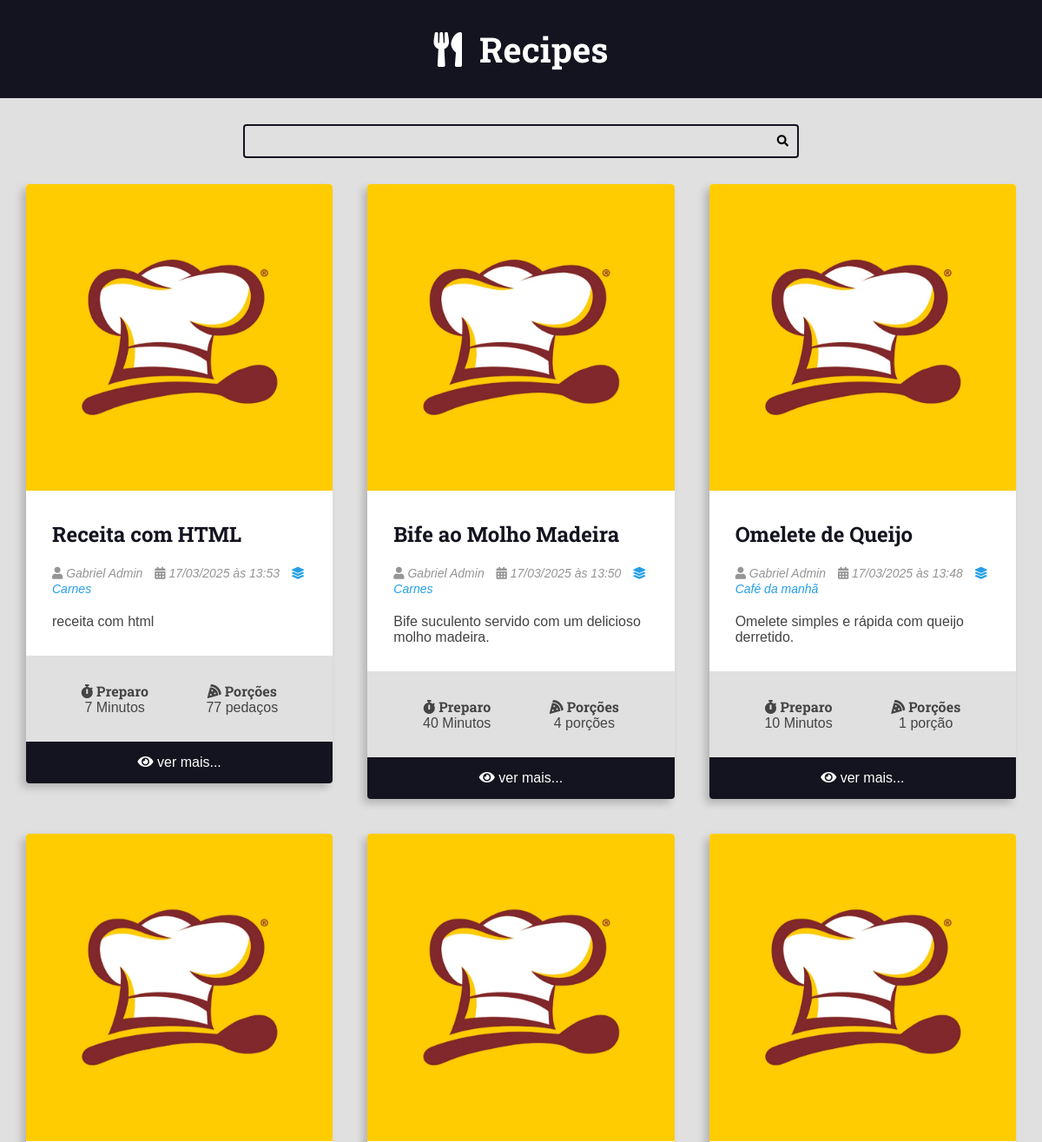
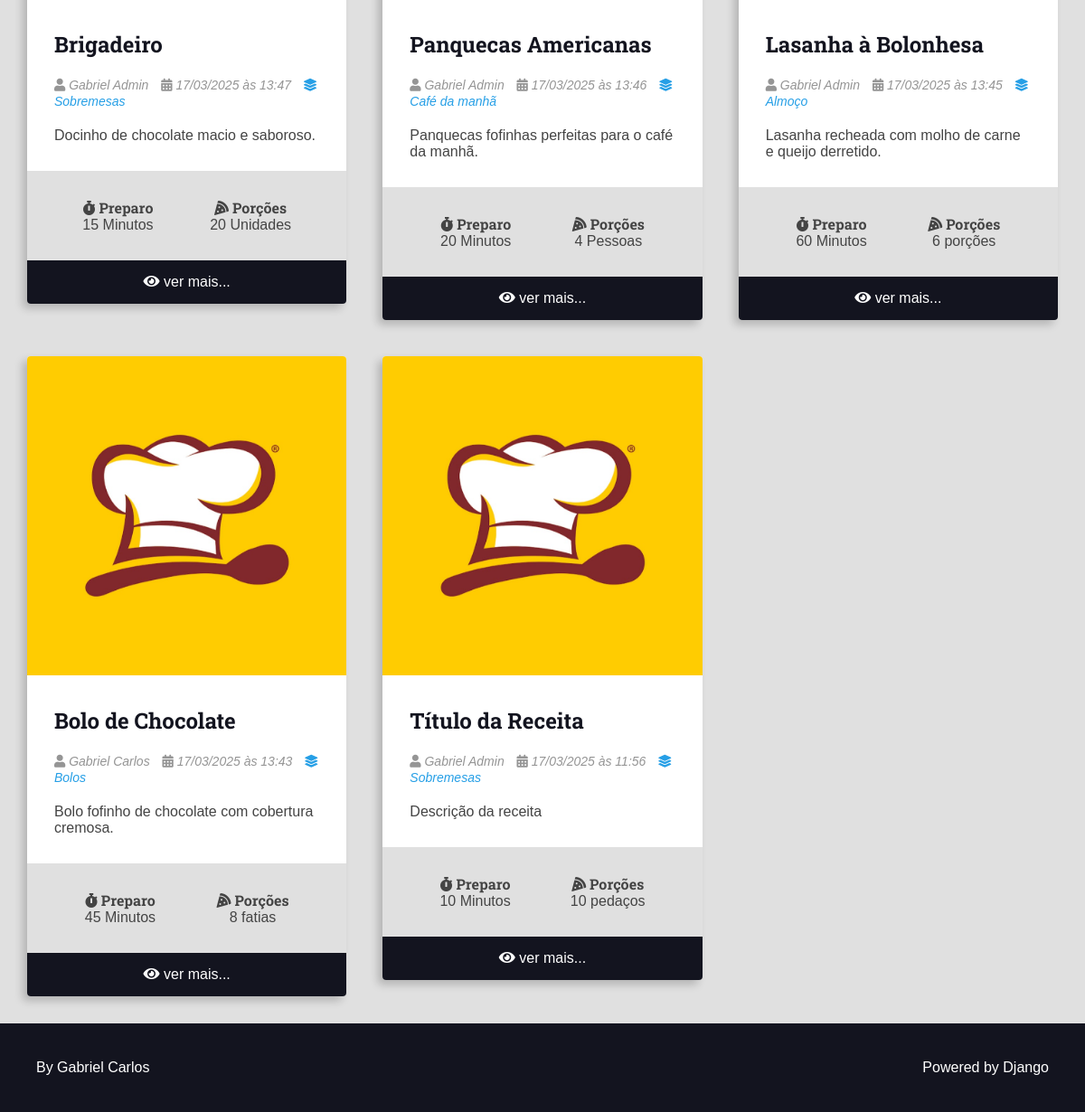
The page / on the database its author committed (2 pictures, top to bottom).
### recipes/models.py (models this page shows, shortened)
class Recipe(models.Model):
  title = models.CharField(max_length=65)
  description = models.CharField(max_length=165)
  slug = models.SlugField()
  preparation_time = models.IntegerField()
  preparation_time_unit = models.CharField(max_length=65)
  servings = models.IntegerField()
  servings_unit = models.CharField(max_length=65)
  preparation_steps = models.TextField()
  preparation_steps_is_html = models.BooleanField(default=False)
  created_at = models.DateTimeField(auto_now_add=True)
  updated_at = models.DateTimeField(auto_now=True)
  is_published = models.BooleanField(default=False)
  cover = models.ImageField(upload_to='recipes/covers/%Y/%m/%d/')
  category = models.ForeignKey(Category, on_delete=models.SET_NULL, null=True, blank=True, default=None)
  author = models.ForeignKey(User, on_delete=models.SET_NULL, null=True)

class Category(models.Model):
  name = models.CharField(max_length=65)

### recipes/views.py (the view)
# urls.py: 2. Add a URL to urlpatterns:  path('', views.home, name='home')
def home(request):
    recipes = Recipe.objects.filter(is_published=True).order_by('-id')
    return render(request, 'recipes/pages/home.html', context={
        'recipes': recipes
    })

### recipes/templates/recipes/pages/home.html (shortened to what this page needs)
{% extends 'global/base.html' %}
{% block content %}
<div class="main-content main-content-list container">
    {% for recipe in recipes %}
        {% include 'recipes/partials/recipe.html' %}
        {%empty%}
        <h1 class="text-center m-y">Não há receitas publicadas.</h1>
    {% endfor %}
</div>
{% endblock content %}

### recipes/templates/recipes/partials/recipe.html (shortened to what this page needs)
{% load static %}
<div class="recipe recipe-list-item">
  <div class="recipe-cover">
    <a href="{% url 'recipes:recipe' recipe.id %}">
      {% if recipe.cover %}
        <img src="{{recipe.cover.url}}" onerror="this.onerror=null;this.src='{% static 'image/receita.jpg' %}'" alt="Foto da receita">
      {% endif %}
    </a>
  </div>
  <div class="recipe-title-container">
    <a href="{% url 'recipes:recipe' recipe.id %}">
      <h2 class="recipe-title">{{ recipe.title}}</h2>
    </a>
  </div>
  <div class="recipe-author">
    <span class="recipe-author-item">
      <i class="fas fa-user"></i>
        {% if recipe.author %}
          {{recipe.author.first_name}} {{recipe.author.last_name}}
        {% else %}
          Sistema
        {% endif %}
    </span>
    <span class="recipe-author-item">
      <i class="fas fa-calendar-alt"></i>
      {{recipe.created_at|date:"d/m/Y"}} às {{recipe.created_at|date:"H:i"}}
    </span>
    {% if recipe.category is not None %}
      <span class="recipe-author-item">
        <a href="{% url 'recipes:category' recipe.category.id %}">
          <i class="fas fa-layer-group"></i>
          <span>{{recipe.category.name}}</span>
        </a>
      </span>
    {% endif %}
  </div>
  <div class="recipe-content">
    <p>
     {{recipe.description}}
    </p>
  </div>
  <div class="recipe-meta-container">
    <div class="recipe-meta recipe-preparation">
      <h3 class="recipe-meta-title"><i class="fas fa-stopwatch"></i> Preparo</h3>
      <div class="recipe-meta-text">
        {{recipe.preparation_time}} {{recipe.preparation_time_unit}}
      </div>
    </div>
    <div class="recipe-meta recipe-servings">
      <h3 class="recipe-meta-title"><i class="fas fa-pizza-slice"></i> Porções</h3>
      <div class="recipe-meta-text">
        {{recipe.servings}} {{recipe.servings_unit}}
      </div>
    </div>
  </div>
  {% if is_detail_page is not True %}
    <footer class="recipe-footer">
      <a class="recipe-read-more button button-dark button-full-width" href="{% url 'recipes:recipe' recipe.id %}">
        <i class="fas fa-eye"></i>
        <span>ver mais...</span>
      </a>
    </footer>
  {% endif %}
</div>

### recipes/static/recipes/css/styles.css (style rules this page uses)
:root { --color-primary: #269fe6; --color-primary-hover: #2086c2; --color-primary-dark: #13141f; --color-primary-dark-hover: #212336; --color-primary-light: #d4ecfa; --color-primary-light-hover: #bdd8e7; --color-white: #fff; --color-black: #000; --color-dark-text: #444; --color-info-light: #cce5ff; --color-debug-light: #cce5ff; --color-success-light: #d4edda; --color-alert-light: #fff3cd; --color-warning-light: #fff3cd; --color-error-light: #f8d7da; --color-info-dark: #4d86c4; --color-debug-dark: #4d86c4; --color-success-dark: #4a9c5d; --color-alert-dark: #927f40; --color-warning-dark: #927f40; --color-error-dark: #da525d; --color-gray-0: #f9f9f9; --color-gray-1: #e0e0e0; --color-gray-2: #c7c7c7; --color-gray-3: #aeaeae; --color-gray-4: #959595; --color-gray-5: #7d7d7d; --color-gray-6: #646464; --color-gray-7: #4b4b4b; --color-gray-8: #323232; --color-gray-9: #191919; --font-primary: sans-serif; --font-headings: 'Roboto Slab', serif; --spacing-gutter-medium: 3rem; --spacing-gutter-large: 4rem; }
* { padding: 0; margin: 0; box-sizing: border-box; }
html { font-size: 62.5%; }
body { font-size: 1.6rem; font-family: var(--font-primary); background: var(--color-gray-1); color: var(--color-dark-text); }
h1, h2, h3, h4, h5, h6 { font-family: var(--font-headings); }
.container { max-width: 144rem; margin: 0 auto; padding: var(--spacing-gutter-medium); }
.main-content { padding-top: 0; }
.main-content-list { display: grid; grid-template-columns: repeat(auto-fit, minmax(340px, 1fr)); gap: var(--spacing-gutter-large); }
.recipe { background: var(--color-white); box-shadow: -5px 5px 10px rgba(0, 0, 0, 0.2); transform: scale(1); transition: all 300ms ease-in-out; border-radius: 0.4rem; overflow: hidden; }
.recipe img { max-width: 100%; }
.recipe-list-item { max-width: 64rem; height: fit-content; }
.recipe-author { padding: 0 var(--spacing-gutter-medium); }
.recipe-content { padding: var(--spacing-gutter-medium); padding-top: 2rem; }
.recipe-author-item { color: var(--color-gray-4); margin-right: 1rem; font-style: italic; font-size: 1.4rem; }
.recipe-author a { color: var(--color-primary); transition: all 300ms ease-in-out; text-decoration: none; }
.recipe-meta-container { display: flex; flex-flow: row wrap; padding: var(--spacing-gutter-medium); background: var(--color-gray-1); }
.recipe-meta { display: flex; flex-flow: column nowrap; flex-shrink: 1; flex-grow: 1; text-align: center; }
.recipe-meta-title { font-size: 1.6rem; }
.recipe-footer a { background: var(--color-primary-dark); display: block; color: var(--color-white); text-decoration: none; text-align: center; padding: 1.5rem var(--spacing-gutter-medium); transition: all 300ms ease-in-out; }

### rows shown on the page
Recipe: title "Receita com HTML", author.first_name "Gabriel", author.last_name "Admin", created_at "17/03/2025", created_at "13:53", category.name "Carnes", description "receita com html", preparation_time "7", preparation_time_unit "Minutos", servings "77", servings_unit "pedaços"
Recipe: title "Bife ao Molho Madeira", author.first_name "Gabriel", author.last_name "Admin", created_at "17/03/2025", created_at "13:50", category.name "Carnes", description "Bife suculento servido com um delicioso molho madeira.", preparation_time "40", preparation_time_unit "Minutos", servings "4", servings_unit "porções"
Recipe: title "Omelete de Queijo", author.first_name "Gabriel", author.last_name "Admin", created_at "17/03/2025", created_at "13:48", category.name "Café da manhã", description "Omelete simples e rápida com queijo derretido.", preparation_time "10", preparation_time_unit "Minutos", servings "1", servings_unit "porção"
Recipe: title "Brigadeiro", author.first_name "Gabriel", author.last_name "Admin", created_at "17/03/2025", created_at "13:47", category.name "Sobremesas", description "Docinho de chocolate macio e saboroso.", preparation_time "15", preparation_time_unit "Minutos", servings "20", servings_unit "Unidades"
Recipe: title "Panquecas Americanas", author.first_name "Gabriel", author.last_name "Admin", created_at "17/03/2025", created_at "13:46", category.name "Café da manhã", description "Panquecas fofinhas perfeitas para o café da manhã.", preparation_time "20", preparation_time_unit "Minutos", servings "4", servings_unit "Pessoas"
Recipe: title "Lasanha à Bolonhesa", author.first_name "Gabriel", author.last_name "Admin", created_at "17/03/2025", created_at "13:45", category.name "Almoço", description "Lasanha recheada com molho de carne e queijo derretido.", preparation_time "60", preparation_time_unit "Minutos", servings "6", servings_unit "porções"
Recipe: title "Bolo de Chocolate", author.first_name "Gabriel", author.last_name "Carlos", created_at "17/03/2025", created_at "13:43", category.name "Bolos", description "Bolo fofinho de chocolate com cobertura cremosa.", preparation_time "45", preparation_time_unit "Minutos", servings "8", servings_unit "fatias"
Recipe: title "Título da Receita", author.first_name "Gabriel", author.last_name "Admin", created_at "17/03/2025", created_at "11:56", category.name "Sobremesas", description "Descrição da receita", preparation_time "10", preparation_time_unit "Minutos", servings "10", servings_unit "pedaços"
